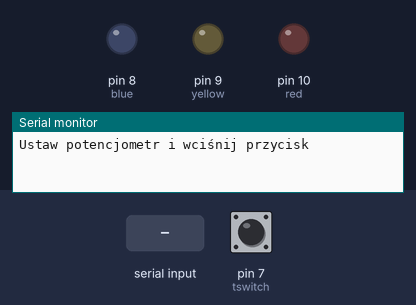
Recording of a sketch running on a simulated Arduino Uno, built with avr-gcc and run on an emulated ATmega328P. On the bench: output pins drawn as LEDs (lit = HIGH), the last lines printed to the serial monitor. Inputs (shaded band) come from the test bench; at power-on: pin 7 (tswitch) HIGH.

Above: at 1.8 s.
1.9 s: pin 7 (tswitch) pulled LOW for 0.15 s
3.5 s: "90,45\n" received over Serial
At 3.8 s:
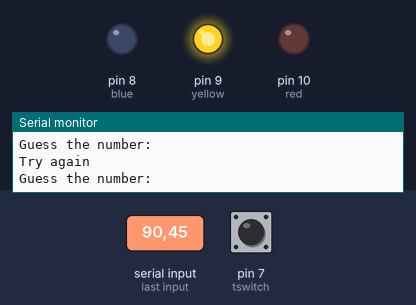
Timing chart, 0 to 6.5 s (numbered marks = the images above; inputs shaded):
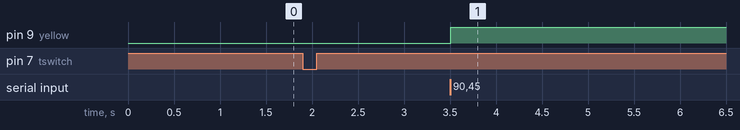

Measured:
- after the input at 3.5 s, pin 9 (yellow): LOW → HIGH at once

The sketch:

guess-the-potentiometer-value.ino
```cpp
#define red 10
#define yellow 9
#define blue 8
#define tswitch 7

//required variables
int potentiometerValue = 0;
String numberStr = "";
int numberInt = 0;
int attempts = 2;
bool gameOver = false;

void setup() {
  pinMode(red, OUTPUT); //outputs for diodes
  pinMode(yellow, OUTPUT);
  pinMode(blue, OUTPUT);
  pinMode(tswitch, INPUT_PULLUP); //input for tact switch

  digitalWrite(red, LOW); //all diodes off
  digitalWrite(yellow, LOW);
  digitalWrite(blue, LOW);

  Serial.begin(9600); //set baud rate
  delay(1000);

  Serial.println("Ustaw potencjometr i wciśnij przycisk");  //1 set value on potentiometer
  while (digitalRead(tswitch) == HIGH) delay(20); //2 wait for pressing the switch
  potentiometerValue = analogRead(A5);  //3 assign value to variable
}

void loop() {
  if (gameOver) return; //finish game
  Serial.println("Guess the number:");  //game starts
  while (Serial.available() == 0) delay(20);  //wait for the number
  numberStr = Serial.readStringUntil('\n');  //assign number to variable
  numberInt = numberStr.toInt();  //convert string to int
  if (abs(potentiometerValue - numberInt) <= 50) { //if the guess is between +- 50
    digitalWrite(blue, HIGH); //you win
    digitalWrite(yellow, LOW);
    gameOver = true;
    Serial.println("You Win!");
  }
  else if (attempts > 0) {
    digitalWrite(yellow, HIGH); //another try
    attempts--;
    Serial.println("Try again");
  }
  else {
    digitalWrite(yellow, LOW);  //You lose
    digitalWrite(red, HIGH);
    gameOver = true;
    Serial.println("You lose....");
  }
}
```
